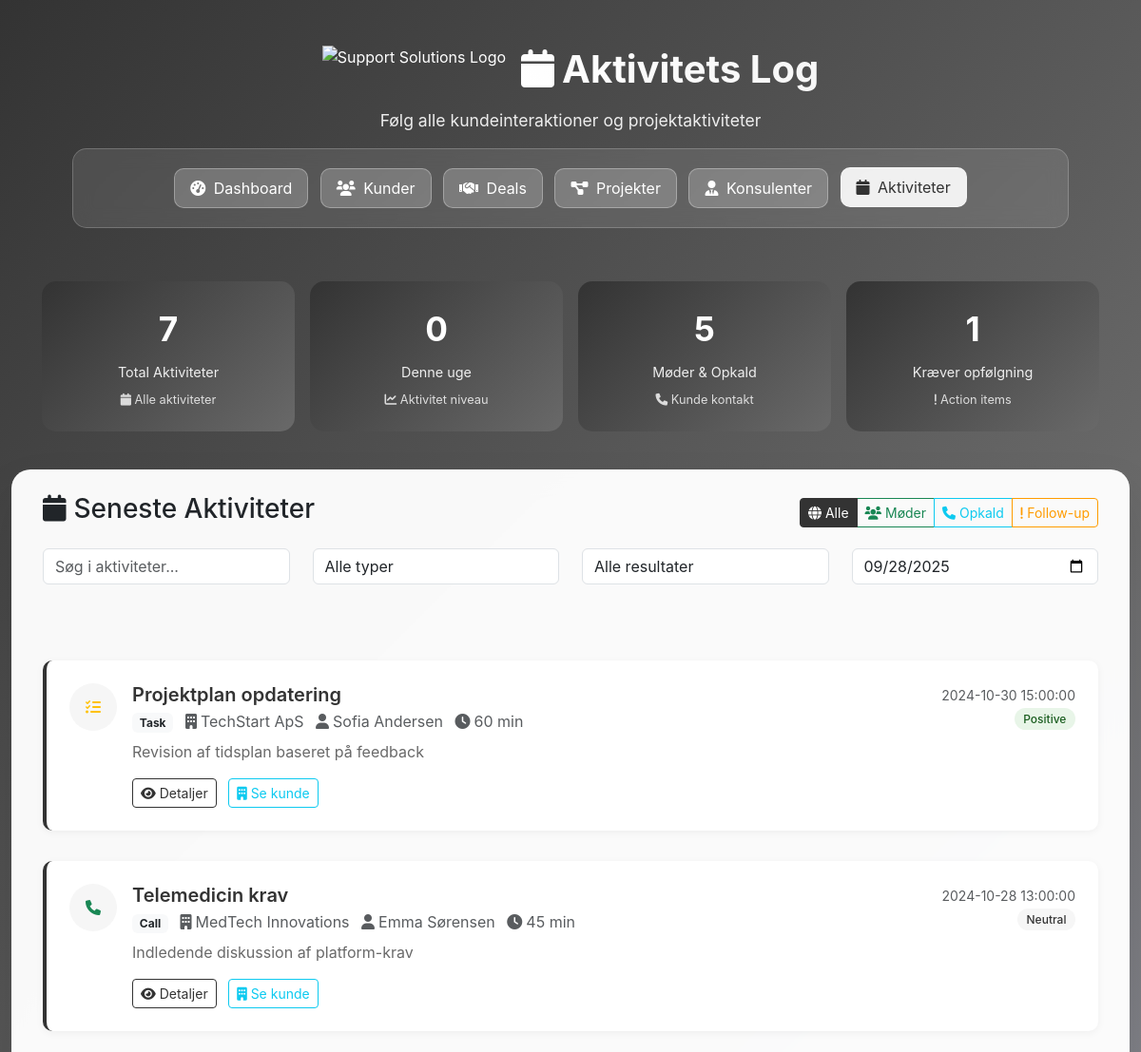
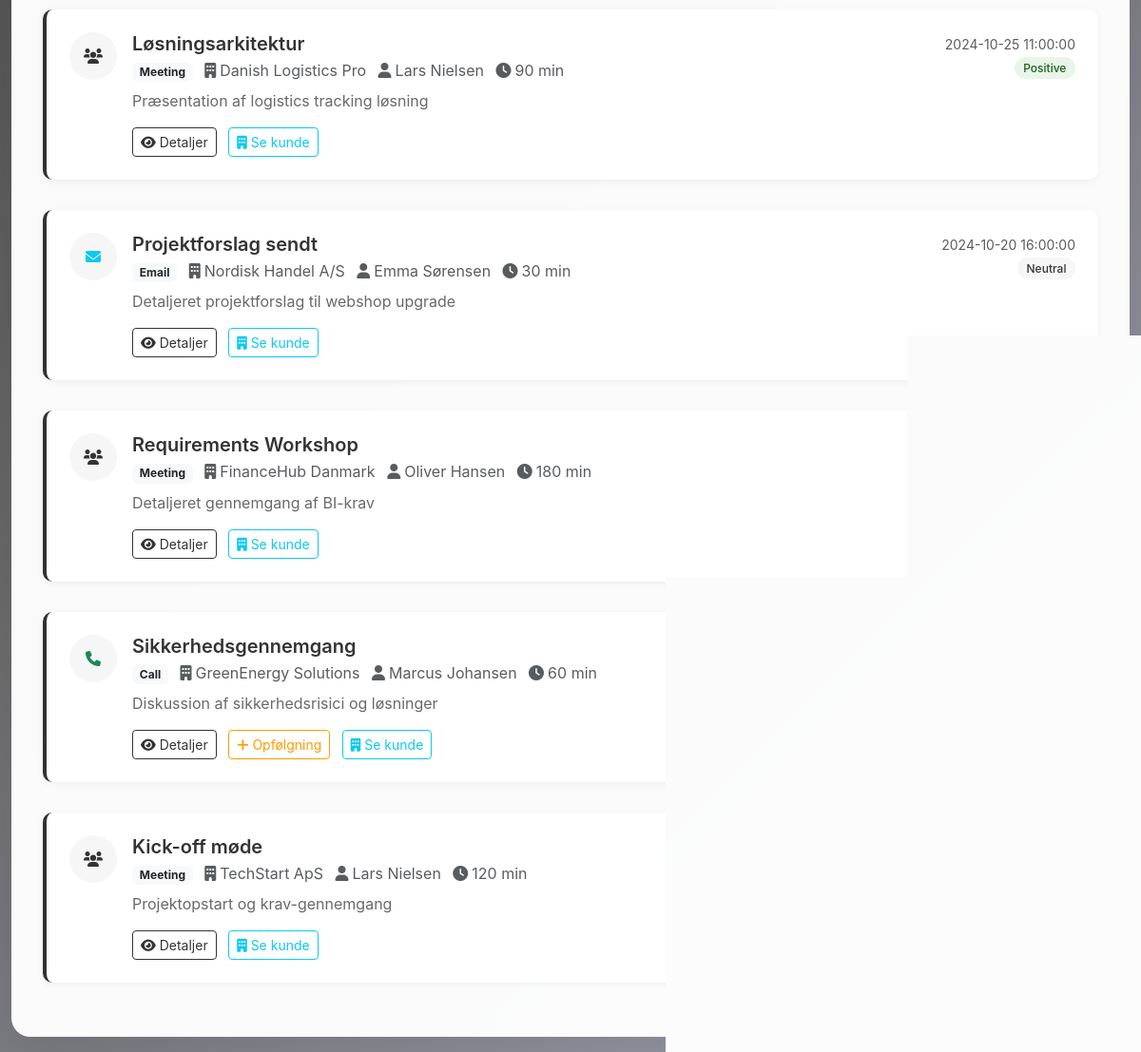
The app's page /activities with its own data (2 pictures, top to bottom).
### tables this page shows
CREATE TABLE activities (
    id INTEGER PRIMARY KEY AUTOINCREMENT,
    customer_id INTEGER,
    deal_id INTEGER,
    project_id INTEGER,
    consultant_id INTEGER,
    type TEXT NOT NULL, -- Call, Meeting, Email, Task, Note
    subject TEXT NOT NULL,
    description TEXT,
    activity_date DATETIME DEFAULT CURRENT_TIMESTAMP,
    duration INTEGER, -- i minutter
    outcome TEXT, -- Positive, Neutral, Negative, Follow-up needed
    created_at DATETIME DEFAULT CURRENT_TIMESTAMP,
    FOREIGN KEY(customer_id) REFERENCES customers(id),
    FOREIGN KEY(deal_id) REFERENCES deals(id),
    FOREIGN KEY(project_id) REFERENCES projects(id),
    FOREIGN KEY(consultant_id) REFERENCES consultants(id)
);

CREATE TABLE customers (
    id INTEGER PRIMARY KEY AUTOINCREMENT,
    company_name TEXT NOT NULL,
    contact_person TEXT NOT NULL,
    email TEXT NOT NULL,
    phone TEXT,
    address TEXT,
    city TEXT,
    postal_code TEXT,
    industry TEXT,
    company_size TEXT, -- Small, Medium, Large, Enterprise
    status TEXT DEFAULT 'Active', -- Active, Inactive, Prospect
    customer_since DATE,
    total_value REAL DEFAULT 0,
    notes TEXT,
    created_at DATETIME DEFAULT CURRENT_TIMESTAMP
);

CREATE TABLE consultants (
    id INTEGER PRIMARY KEY AUTOINCREMENT,
    name TEXT NOT NULL,
    email TEXT NOT NULL,
    phone TEXT,
    speciality TEXT, -- DevOps, Cloud, Security, Web Development, etc.
    hourly_rate REAL,
    status TEXT DEFAULT 'Active', -- Active, Inactive, On Leave
    hire_date DATE,
    created_at DATETIME DEFAULT CURRENT_TIMESTAMP
);

### web.py (the view)
@app.route("/activities")
def activities():
    try:
        activities_data = run_query("""
            SELECT a.*,
                   c.company_name as customer_name,
                   co.name as consultant_name
            FROM activities a
            LEFT JOIN customers c ON a.customer_id = c.id
            LEFT JOIN consultants co ON a.consultant_id = co.id
            ORDER BY a.activity_date DESC
        """)
        from datetime import datetime, timedelta
        today = datetime.now()
        week_ago = today - timedelta(days=7)
        stats = {
            'total_activities': len(activities_data),
            'this_week': len([a for a in activities_data if a['activity_date'] and a['activity_date'] >= week_ago.strftime('%Y-%m-%d')]),
            'meetings_calls': len([a for a in activities_data if a['type'] in ['Meeting', 'Call']]),
            'follow_ups': len([a for a in activities_data if a['outcome'] == 'Follow-up needed'])
        }
        return render_template("activities.html",
                             activities=activities_data,
                             stats=stats,
                             current_date=today.strftime('%Y-%m-%d'))
    except Exception as e:
        return render_template("activities.html", activities=[], stats={}, error=str(e))

### templates/activities.html (shortened to what this page needs)
<!DOCTYPE html>
<html lang="da">
<head>
    <link href="https://cdn.jsdelivr.net/npm/bootstrap@5.3.2/dist/css/bootstrap.min.css" rel="stylesheet">
    <link href="https://cdnjs.cloudflare.com/ajax/libs/font-awesome/6.0.0/css/all.min.css" rel="stylesheet">
    <link rel="stylesheet" href="{{ url_for('static', filename='style.css') }}">
</head>
<body>
    <div class="main-container">
        <div class="container-fluid">
            <div class="hero-section">
                <div class="d-flex align-items-center justify-content-center mb-3">
                    <img src="https://support-solutions.dk/wp-content/uploads/Logo-hvid-web.png"
                         alt="Support Solutions Logo"
                         style="height: 50px; width: auto; margin-right: 1rem;">
                    <h1 class="hero-title mb-0">
                        <i class="fas fa-calendar me-2"></i>Aktivitets Log
                    </h1>
                </div>
                <p class="hero-subtitle">
                    Følg alle kundeinteraktioner og projektaktiviteter
                </p>
                <div class="crm-nav">
                    <a href="/" class="nav-btn">
                        <i class="fas fa-tachometer-alt me-1"></i> Dashboard
                    </a>
                    <a href="/customers" class="nav-btn">
                        <i class="fas fa-users me-1"></i> Kunder
                    </a>
                    <a href="/deals" class="nav-btn">
                        <i class="fas fa-handshake me-1"></i> Deals
                    </a>
                    <a href="/projects" class="nav-btn">
                        <i class="fas fa-project-diagram me-1"></i> Projekter
                    </a>
                    <a href="/consultants" class="nav-btn">
                        <i class="fas fa-user-tie me-1"></i> Konsulenter
                    </a>
                    <a href="/activities" class="nav-btn active">
                        <i class="fas fa-calendar me-1"></i> Aktiviteter
                    </a>
                </div>
            </div>
            <div class="quick-insights">
                <div class="insight-card">
                    <div class="insight-number">{{ stats.total_activities or 0 }}</div>
                    <div class="insight-label">Total Aktiviteter</div>
                    <div class="insight-trend"><i class="fas fa-calendar"></i> Alle aktiviteter</div>
                </div>
                <div class="insight-card">
                    <div class="insight-number">{{ stats.this_week or 0 }}</div>
                    <div class="insight-label">Denne uge</div>
                    <div class="insight-trend"><i class="fas fa-chart-line"></i> Aktivitet niveau</div>
                </div>
                <div class="insight-card">
                    <div class="insight-number">{{ stats.meetings_calls or 0 }}</div>
                    <div class="insight-label">Møder & Opkald</div>
                    <div class="insight-trend"><i class="fas fa-phone"></i> Kunde kontakt</div>
                </div>
                <div class="insight-card">
                    <div class="insight-number">{{ stats.follow_ups or 0 }}</div>
                    <div class="insight-label">Kræver opfølgning</div>
                    <div class="insight-trend"><i class="fas fa-exclamation"></i> Action items</div>
                </div>
            </div>
            <div class="glass-card">
                <div class="search-section">
                    <div class="d-flex justify-content-between align-items-center mb-3">
                        <h3><i class="fas fa-calendar me-2"></i>Seneste Aktiviteter</h3>
                        <div class="btn-group">
                            <button class="btn btn-outline-primary btn-sm active" onclick="filterActivities('all')">
                                <i class="fas fa-globe"></i> Alle
                            </button>
                            <button class="btn btn-outline-success btn-sm" onclick="filterActivities('meetings')">
                                <i class="fas fa-users"></i> Møder
                            </button>
                            <button class="btn btn-outline-info btn-sm" onclick="filterActivities('calls')">
                                <i class="fas fa-phone"></i> Opkald
                            </button>
                            <button class="btn btn-outline-warning btn-sm" onclick="filterActivities('follow_up')">
                                <i class="fas fa-exclamation"></i> Follow-up
                            </button>
                        </div>
                    </div>
                    <div class="row mb-3">
                        <div class="col-md-3">
                            <input type="text" class="form-control" id="activitySearch" placeholder="Søg i aktiviteter...">
                        </div>
                        <div class="col-md-3">
                            <select class="form-control" id="typeFilter">
                                <option value="">Alle typer</option>
                            </select>
                        </div>
                        <div class="col-md-3">
                            <select class="form-control" id="outcomeFilter">
                                <option value="">Alle resultater</option>
                            </select>
                        </div>
                        <div class="col-md-3">
                            <input type="date" class="form-control" id="dateFilter" value="{{ current_date }}">
                        </div>
                    </div>
                </div>
                <div class="result-section">
                    <div class="row">
                        <div class="col-12">
                            <div class="activity-timeline" id="activityTimeline">
                                {% for activity in activities %}
                                <div class="activity-item" data-type="{{ activity.type }}" data-outcome="{{ activity.outcome }}">
                                    <div class="activity-icon">
                                        {% if activity.type == 'Meeting' %}
                                        <i class="fas fa-users text-primary"></i>
                                        {% elif activity.type == 'Call' %}
                                        <i class="fas fa-phone text-success"></i>
                                        {% elif activity.type == 'Email' %}
                                        <i class="fas fa-envelope text-info"></i>
                                        {% elif activity.type == 'Task' %}
                                        <i class="fas fa-tasks text-warning"></i>
                                        {% else %}
                                        <i class="fas fa-sticky-note text-secondary"></i>
                                        {% endif %}
                                    </div>
                                    <div class="activity-content">
                                        <div class="activity-header d-flex justify-content-between align-items-start">
                                            <div>
                                                <h5 class="mb-1">{{ activity.subject }}</h5>
                                                <div class="activity-meta">
                                                    <span class="badge bg-light text-dark me-2">{{ activity.type }}</span>
                                                    <span class="text-muted me-2">
                                                        <i class="fas fa-building me-1"></i>{{ activity.customer_name or 'Intern' }}
                                                    </span>
                                                    <span class="text-muted me-2">
                                                        <i class="fas fa-user me-1"></i>{{ activity.consultant_name or 'Systembruger' }}
                                                    </span>
                                                    {% if activity.duration %}
                                                    <span class="text-muted">
                                                        <i class="fas fa-clock me-1"></i>{{ activity.duration }} min
                                                    </span>
                                                    {% endif %}
                                                </div>
                                            </div>
                                            <div class="text-end">
                                                <small class="text-muted">{{ activity.activity_date }}</small>
                                                {% if activity.outcome %}
                                                <br>
                                                <span class="status-badge mt-1
                                                    {% if activity.outcome == 'Positive' %}badge-active{% endif %}
                                                    {% if activity.outcome == 'Neutral' %}badge-planning{% endif %}
                                                    {% if activity.outcome == 'Follow-up needed' %}badge-won{% endif %}
                                                ">{{ activity.outcome }}</span>
                                                {% endif %}
                                            </div>
                                        </div>
                                        {% if activity.description %}
                                        <p class="activity-description mb-2">{{ activity.description }}</p>
                                        {% endif %}
                                        <div class="activity-actions">
                                            <button class="btn btn-sm btn-outline-primary" data-activity-id="{{ activity.id }}" onclick="viewDetails(this.dataset.activityId)">
                                                <i class="fas fa-eye"></i> Detaljer
                                            </button>
                                            {% if activity.outcome == 'Follow-up needed' %}
                                            <button class="btn btn-sm btn-outline-warning" data-activity-id="{{ activity.id }}" onclick="createFollowUp(this.dataset.activityId)">
                                                <i class="fas fa-plus"></i> Opfølgning
                                            </button>
                                            {% endif %}
                                            {% if activity.customer_id %}
                                            <a href="/customer/{{ activity.customer_id }}" class="btn btn-sm btn-outline-info">
                                                <i class="fas fa-building"></i> Se kunde
                                            </a>
                                            {% endif %}
                                        </div>
                                    </div>
                                </div>
                                {% endfor %}
                            </div>
                        </div>
                    </div>
                </div>
            </div>
        </div>
    </div>
</body>
</html>

### records on screen
activities: subject "Projektplan opdatering", type "Task", company_name "TechStart ApS", name "Sofia Andersen", duration "60", activity_date "2024-10-30 15:00:00", outcome "Positive", description "Revision af tidsplan baseret på feedback"
activities: subject "Telemedicin krav", type "Call", company_name "MedTech Innovations", name "Emma Sørensen", duration "45", activity_date "2024-10-28 13:00:00", outcome "Neutral", description "Indledende diskussion af platform-krav"
activities: subject "Løsningsarkitektur", type "Meeting", company_name "Danish Logistics Pro", name "Lars Nielsen", duration "90", activity_date "2024-10-25 11:00:00", outcome "Positive", description "Præsentation af logistics tracking løsning"
activities: subject "Projektforslag sendt", type "Email", company_name "Nordisk Handel A/S", name "Emma Sørensen", duration "30", activity_date "2024-10-20 16:00:00", outcome "Neutral", description "Detaljeret projektforslag til webshop upgrade"
activities: subject "Requirements Workshop", type "Meeting", company_name "FinanceHub Danmark", name "Oliver Hansen", duration "180", description "Detaljeret gennemgang af BI-krav"
activities: subject "Sikkerhedsgennemgang", type "Call", company_name "GreenEnergy Solutions", name "Marcus Johansen", duration "60", description "Diskussion af sikkerhedsrisici og løsninger"
activities: subject "Kick-off møde", type "Meeting", company_name "TechStart ApS", name "Lars Nielsen", duration "120", description "Projektopstart og krav-gennemgang"

### other values on screen
{{ stats.total_activities or 0 }} "7"
{{ stats.this_week or 0 }} "0"
{{ stats.meetings_calls or 0 }} "5"
{{ stats.follow_ups or 0 }} "1"
